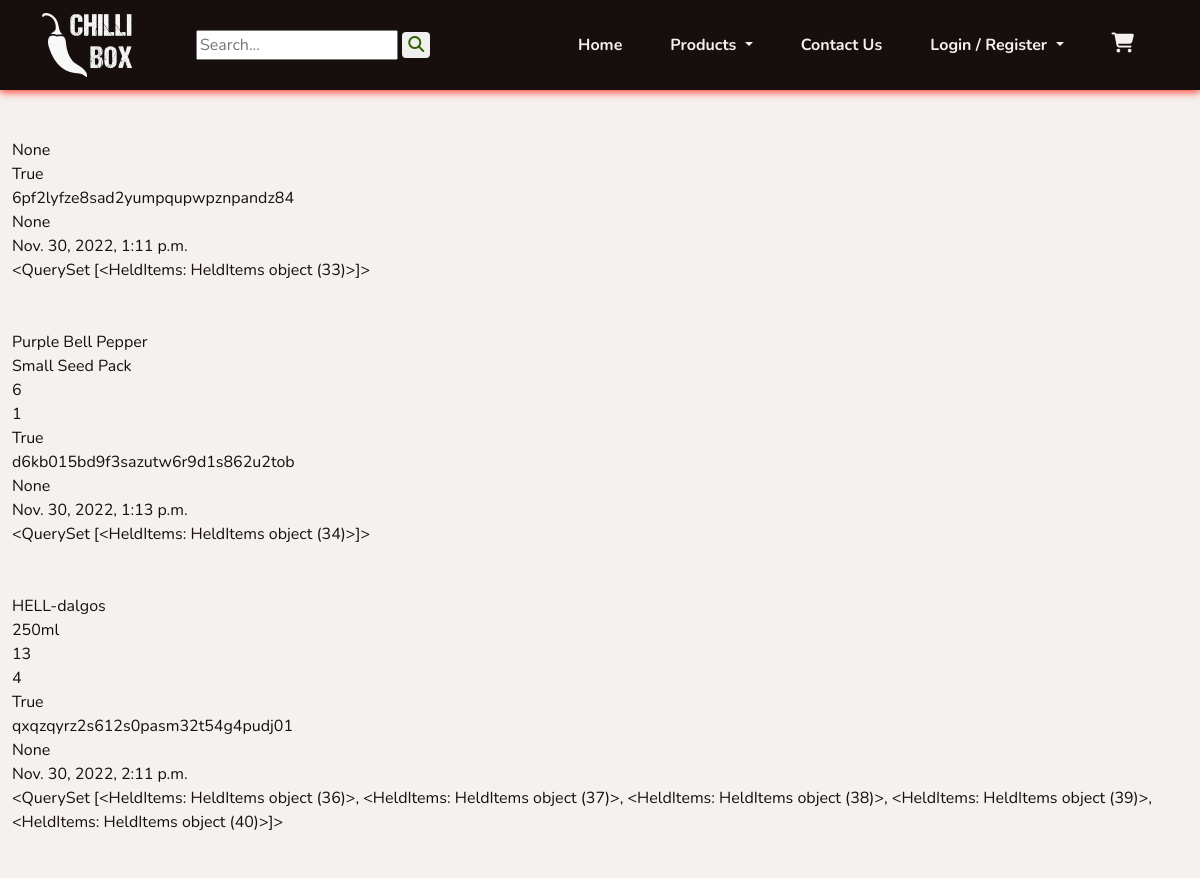
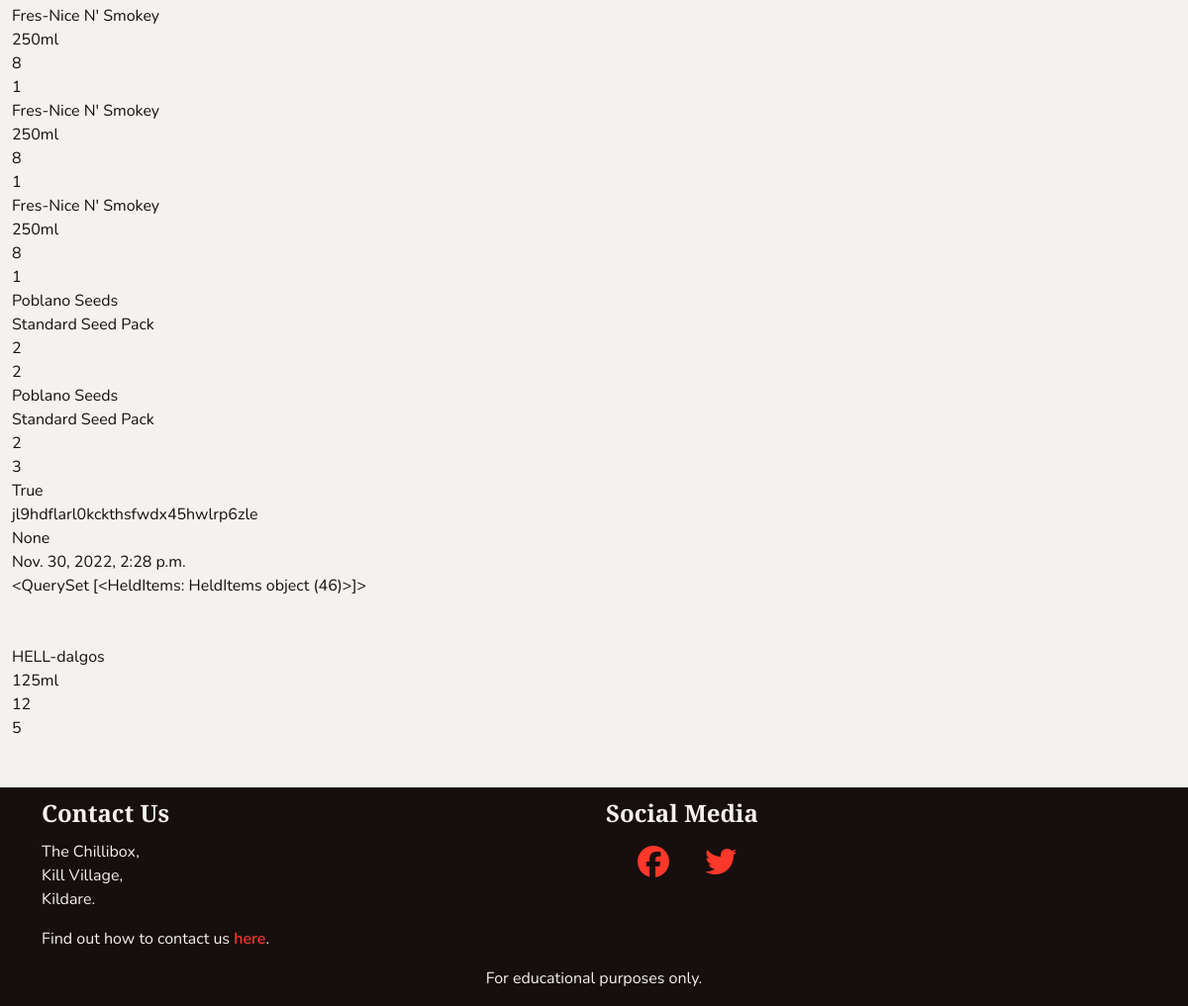
Page /cart/view_held/ on the earlier database version (2 pictures, top to bottom).
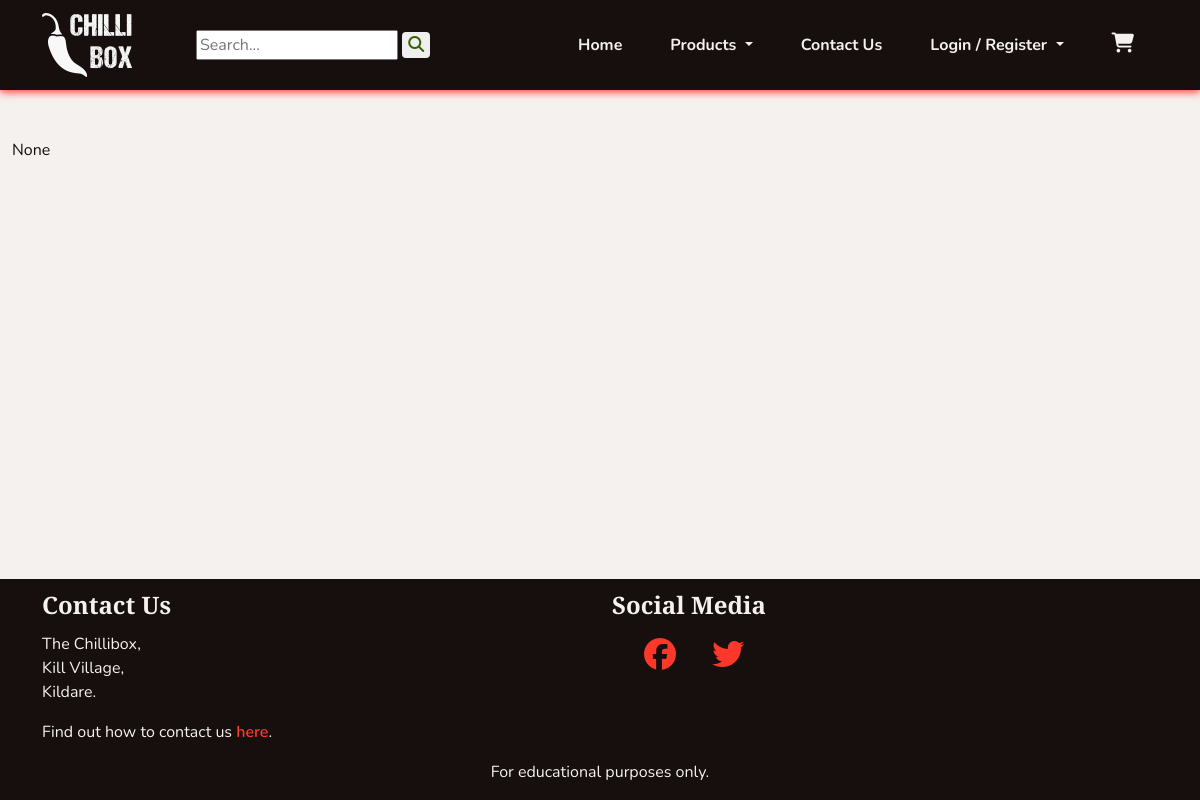
Same page on the later database version.
### cart/models.py (models this page shows, shortened)
class HeldCart(models.Model):
    cart_key = models.CharField(max_length=80)
    owner = models.ForeignKey(User, on_delete=models.SET_NULL, null=True,
                              blank=True)
    hold_time_start = models.DateTimeField(auto_now=True)
    def check_time(self):
        time_passed = (timezone.now() - self.hold_time_start)
        return (time_passed.total_seconds() / 60.0) > settings.CART_HOLD_TIME_MINUTES

class HeldItems(models.Model):
    cart = models.ForeignKey(HeldCart, on_delete=models.CASCADE,
                             related_name='held_items')
    product = models.ForeignKey(Product, on_delete=models.CASCADE)
    variant = models.ForeignKey(Variant, on_delete=models.CASCADE,
                                related_name='held_stock')
    qty = models.PositiveIntegerField(default=0)
    added_on = models.DateTimeField(auto_now=True)

### products/models.py (models this page shows, shortened)
class Product(models.Model):
    category = models.ForeignKey(Category, on_delete=models.SET_NULL,
                                 null=True, blank=True, related_name='product')
    subcategory = models.CharField(max_length=8, choices=SUBCATEGORIES,
                                   blank=True)
    name = models.CharField(max_length=255)
    slug = models.SlugField()
    description = models.TextField(null=True, blank=True,
                                   help_text='Include a description for the \
                                   product\'s page.')
    excerpt = models.TextField(null=True, blank=True, help_text='Include a \
                               brief summary of the product.')
    ingredients = models.CharField(max_length=140, null=True, blank=True,
                                   help_text='For sauces, please include the \
                                   ingredients.')
    growth_time = models.CharField(max_length=140, null=True, blank=True,
                                   help_text='For seeds, please include the \
                                   growth time to maturity.')
    heat_level = models.CharField(max_length=140, null=True, blank=True,
                                  help_text='In scovilles or more generally \
                                  (eg \'hot\') where appropriate.')
    origin = models.CharField(max_length=80, null=True, blank=True,
                              help_text='Origin of the seeds.')
    box_contents = models.ManyToManyField('self', blank=True, help_text='Add \
                                          products for seed and sauce boxes.')
    image = models.ImageField(upload_to='uploads/', null=True, blank=True)
    thumbnail = models.ImageField(upload_to='uploads/', null=True, blank=True,
                                  help_text='If not added, will be \
                                  auto-generated from image.')
    added_on = models.DateField(auto_now_add=True)
    class Meta:
        ordering = ('name',)
        get_latest_by = ('added_on',)
    def __str__(self):
        return self.name

class Variant(models.Model):
    product = models.ForeignKey(Product, on_delete=models.CASCADE,
                                related_name='variants')
    size = models.CharField(max_length=80)
    price = models.DecimalField(max_digits=5, decimal_places=2)
    current_stock = models.PositiveIntegerField(default=0,
                                                help_text='Default is 0.')
    in_stock = models.BooleanField(default=False,
                                   help_text='Updates when current stock \
                                   updated.')
    class Meta:
        verbose_name_plural = 'Variants'
    def __str__(self):
        return self.size

### cart/views.py (the view)
# urls.py: path('view_held/', views.ViewHeld.as_view())
class ViewHeld(View):
    def get(self, request):
        session_key = request.session.session_key
        held_items = HeldCart.objects.all()
        template_name = 'cart/view_held.html'
        context = {
            'held_items': held_items,
            'session_key': session_key,
            }
        return render(request, template_name, context)

### cart/contexts.py (called while the page is built, shortened)
def cart_contents(request):
    cart_items = []
    total = 0
    product_count = 0
    cart = request.session.get('cart', {})
    if total < settings.FREE_DELIVERY_THRESHOLD:
        delivery = Decimal(settings.STANDARD_DELIVERY_COST)
        free_delivery_delta = settings.FREE_DELIVERY_THRESHOLD - total
    else:
        delivery = 0
        free_delivery_delta = 0
    grand_total = delivery + total
    context = {
        'cart_items': cart_items,
        'total': total,
        'product_count': product_count,
        'delivery': delivery,
        'free_delivery_delta': free_delivery_delta,
        'free_delivery_threshold': settings.FREE_DELIVERY_THRESHOLD,
        'grand_total': grand_total,
    }
    return context

### cart/templates/cart/view_held.html (shortened to what this page needs)
{% extends 'base.html' %}
{% block content %}
{{ session_key }}
<br>
{% for held_cart in held_items %}
{{ held_cart.check_time }}
<br>
{{ held_cart.cart_key }}
<br>
{{ held_cart.owner }}
<br>
{{ held_cart.hold_time_start }}
<br>
{{ held_cart.held_items.all }}
<br>
<br>
<br>
{% for item in held_cart.held_items.all %}
{{ item.product }}
<br>
{{ item.variant }}
<br>
{{ item.variant.id }}
<br>
{{ item.qty }}
<br>
{% endfor %}
{% endfor %}
{% endblock %}

Differences in the rows shown:
removed HeldCart: check_time "True", cart_key "6pf2lyfze8sad2yumpqupwpznpandz84", owner "None", hold_time_start "Nov. 30, 2022, 1:11 p.m.", held_items.all "<QuerySet [<HeldItems: HeldItems object (33)>]>"
removed HeldItems: product "Purple Bell Pepper", variant "Small Seed Pack", variant.id "6", qty "1", shown under "True"
removed HeldCart: check_time "True", cart_key "d6kb015bd9f3sazutw6r9d1s862u2tob", owner "None", hold_time_start "Nov. 30, 2022, 1:13 p.m.", held_items.all "<QuerySet [<HeldItems: HeldItems object (34)>]>"
removed HeldItems: product "HELL-dalgos", variant "250ml", variant.id "13", qty "4", shown under "True"
removed HeldCart: check_time "True", cart_key "qxqzqyrz2s612s0pasm32t54g4pudj01", owner "None", hold_time_start "Nov. 30, 2022, 2:11 p.m.", held_items.all "<QuerySet [<HeldItems: HeldItems object (36)>, <HeldItems: HeldItems object (37)>, <HeldItems: HeldItems object (38)>, <HeldItems: HeldItems object (39)>, <HeldItems: HeldItems object (40)>]>"
removed HeldItems: product "Fres-Nice N' Smokey", variant "250ml", variant.id "8", qty "1", shown under "True"
removed HeldItems: product "Fres-Nice N' Smokey", variant "250ml", variant.id "8", qty "1", shown under "True"
removed HeldItems: product "Fres-Nice N' Smokey", variant "250ml", variant.id "8", qty "1", shown under "True"
removed HeldItems: product "Poblano Seeds", variant "Standard Seed Pack", variant.id "2", qty "2", shown under "True"
removed HeldItems: product "Poblano Seeds", variant "Standard Seed Pack", variant.id "2", qty "3", shown under "True"
removed HeldCart: check_time "True", cart_key "jl9hdflarl0kckthsfwdx45hwlrp6zle", owner "None", hold_time_start "Nov. 30, 2022, 2:28 p.m.", held_items.all "<QuerySet [<HeldItems: HeldItems object (46)>]>"
removed HeldItems: product "HELL-dalgos", variant "125ml", variant.id "12", qty "5", shown under "True"
